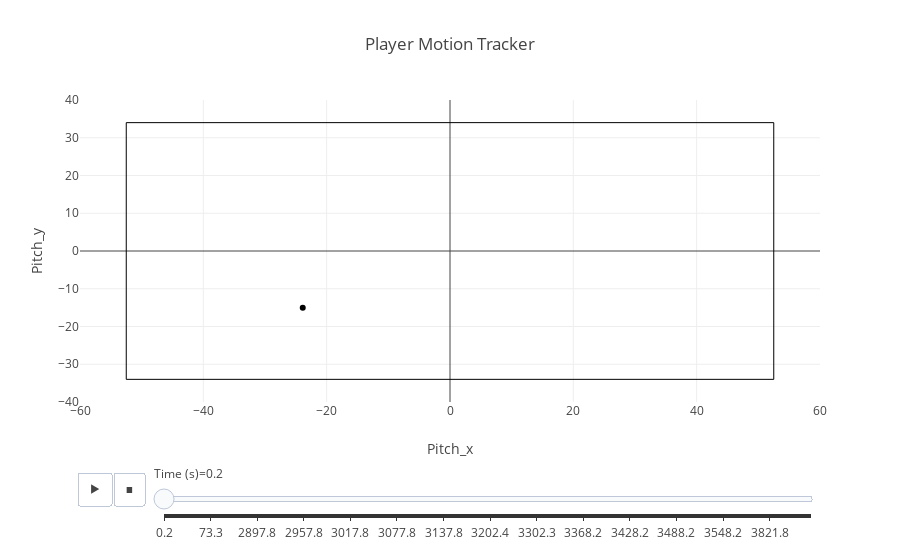

The code cell stored with this chart in its notebook:
### Code cell
player_movement_plotter('Player4')
